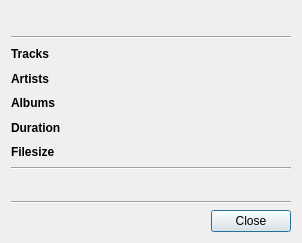
<?xml version="1.0" encoding="UTF-8"?>
<ui version="4.0">
 <class>GUI_LibraryInfoBox</class>
 <widget class="QDialog" name="GUI_LibraryInfoBox">
  <property name="geometry">
   <rect>
    <x>0</x>
    <y>0</y>
    <width>302</width>
    <height>243</height>
   </rect>
  </property>
  <layout class="QGridLayout" name="gridLayout">
   <item row="5" column="2">
    <widget class="QLabel" name="lab_duration_value">
     <property name="sizePolicy">
      <sizepolicy hsizetype="MinimumExpanding" vsizetype="Preferred">
       <horstretch>0</horstretch>
       <verstretch>0</verstretch>
      </sizepolicy>
     </property>
     <property name="text">
      <string notr="true"/>
     </property>
     <property name="alignment">
      <set>Qt::AlignRight|Qt::AlignTrailing|Qt::AlignVCenter</set>
     </property>
    </widget>
   </item>
   <item row="6" column="2">
    <widget class="QLabel" name="lab_filesize">
     <property name="sizePolicy">
      <sizepolicy hsizetype="MinimumExpanding" vsizetype="Preferred">
       <horstretch>0</horstretch>
       <verstretch>0</verstretch>
      </sizepolicy>
     </property>
     <property name="text">
      <string notr="true"/>
     </property>
     <property name="alignment">
      <set>Qt::AlignRight|Qt::AlignTrailing|Qt::AlignVCenter</set>
     </property>
    </widget>
   </item>
   <item row="4" column="1">
    <widget class="QLabel" name="lab_albums">
     <property name="font">
      <font>
       <weight>75</weight>
       <bold>true</bold>
      </font>
     </property>
     <property name="text">
      <string notr="true">Albums</string>
     </property>
    </widget>
   </item>
   <item row="10" column="1" colspan="2">
    <widget class="Line" name="line_2">
     <property name="orientation">
      <enum>Qt::Horizontal</enum>
     </property>
    </widget>
   </item>
   <item row="1" column="1" colspan="2">
    <widget class="Line" name="line">
     <property name="orientation">
      <enum>Qt::Horizontal</enum>
     </property>
    </widget>
   </item>
   <item row="2" column="1">
    <widget class="QLabel" name="lab_tracks">
     <property name="font">
      <font>
       <weight>75</weight>
       <bold>true</bold>
      </font>
     </property>
     <property name="text">
      <string notr="true">Tracks</string>
     </property>
    </widget>
   </item>
   <item row="11" column="1" colspan="2">
    <layout class="QHBoxLayout" name="horizontalLayout">
     <item>
      <spacer name="horizontalSpacer">
       <property name="orientation">
        <enum>Qt::Horizontal</enum>
       </property>
       <property name="sizeHint" stdset="0">
        <size>
         <width>40</width>
         <height>20</height>
        </size>
       </property>
      </spacer>
     </item>
     <item>
      <widget class="QPushButton" name="btn_close">
       <property name="maximumSize">
        <size>
         <width>5465</width>
         <height>16777215</height>
        </size>
       </property>
       <property name="focusPolicy">
        <enum>Qt::ClickFocus</enum>
       </property>
       <property name="layoutDirection">
        <enum>Qt::RightToLeft</enum>
       </property>
       <property name="text">
        <string notr="true">Close</string>
       </property>
      </widget>
     </item>
    </layout>
   </item>
   <item row="5" column="1">
    <widget class="QLabel" name="lab_duration">
     <property name="font">
      <font>
       <weight>75</weight>
       <bold>true</bold>
      </font>
     </property>
     <property name="text">
      <string notr="true">Duration</string>
     </property>
    </widget>
   </item>
   <item row="6" column="1">
    <widget class="QLabel" name="lab_filesize_descr">
     <property name="font">
      <font>
       <weight>75</weight>
       <bold>true</bold>
      </font>
     </property>
     <property name="text">
      <string notr="true">Filesize</string>
     </property>
    </widget>
   </item>
   <item row="3" column="1">
    <widget class="QLabel" name="lab_artists">
     <property name="font">
      <font>
       <weight>75</weight>
       <bold>true</bold>
      </font>
     </property>
     <property name="text">
      <string notr="true">Artists</string>
     </property>
    </widget>
   </item>
   <item row="3" column="2">
    <widget class="QLabel" name="lab_artist_count">
     <property name="sizePolicy">
      <sizepolicy hsizetype="MinimumExpanding" vsizetype="Preferred">
       <horstretch>0</horstretch>
       <verstretch>0</verstretch>
      </sizepolicy>
     </property>
     <property name="text">
      <string notr="true"/>
     </property>
     <property name="alignment">
      <set>Qt::AlignRight|Qt::AlignTrailing|Qt::AlignVCenter</set>
     </property>
    </widget>
   </item>
   <item row="2" column="2">
    <widget class="QLabel" name="lab_track_count">
     <property name="sizePolicy">
      <sizepolicy hsizetype="MinimumExpanding" vsizetype="Preferred">
       <horstretch>0</horstretch>
       <verstretch>0</verstretch>
      </sizepolicy>
     </property>
     <property name="text">
      <string notr="true"/>
     </property>
     <property name="alignment">
      <set>Qt::AlignRight|Qt::AlignTrailing|Qt::AlignVCenter</set>
     </property>
    </widget>
   </item>
   <item row="4" column="2">
    <widget class="QLabel" name="lab_album_count">
     <property name="sizePolicy">
      <sizepolicy hsizetype="MinimumExpanding" vsizetype="Preferred">
       <horstretch>0</horstretch>
       <verstretch>0</verstretch>
      </sizepolicy>
     </property>
     <property name="text">
      <string notr="true"/>
     </property>
     <property name="alignment">
      <set>Qt::AlignRight|Qt::AlignTrailing|Qt::AlignVCenter</set>
     </property>
    </widget>
   </item>
   <item row="9" column="1" colspan="2">
    <widget class="QLabel" name="lab_path">
     <property name="text">
      <string notr="true"/>
     </property>
     <property name="textFormat">
      <enum>Qt::RichText</enum>
     </property>
     <property name="alignment">
      <set>Qt::AlignCenter</set>
     </property>
     <property name="openExternalLinks">
      <bool>true</bool>
     </property>
     <property name="textInteractionFlags">
      <set>Qt::LinksAccessibleByMouse</set>
     </property>
    </widget>
   </item>
   <item row="8" column="1" colspan="2">
    <widget class="Line" name="line_3">
     <property name="orientation">
      <enum>Qt::Horizontal</enum>
     </property>
    </widget>
   </item>
   <item row="0" column="1" colspan="2">
    <layout class="QHBoxLayout" name="horizontalLayout_2">
     <property name="spacing">
      <number>10</number>
     </property>
     <item>
      <widget class="QLabel" name="lab_icon">
       <property name="styleSheet">
        <string notr="true">min-width: 5ex; min-height: 5ex; max-width: 5ex; max-height: 5ex;</string>
       </property>
       <property name="text">
        <string/>
       </property>
       <property name="scaledContents">
        <bool>true</bool>
       </property>
      </widget>
     </item>
     <item>
      <widget class="QLabel" name="lab_name">
       <property name="sizePolicy">
        <sizepolicy hsizetype="MinimumExpanding" vsizetype="Preferred">
         <horstretch>0</horstretch>
         <verstretch>0</verstretch>
        </sizepolicy>
       </property>
       <property name="font">
        <font>
         <weight>75</weight>
         <bold>true</bold>
        </font>
       </property>
       <property name="text">
        <string/>
       </property>
      </widget>
     </item>
    </layout>
   </item>
  </layout>
 </widget>
 <resources/>
 <connections>
  <connection>
   <sender>btn_close</sender>
   <signal>clicked()</signal>
   <receiver>GUI_LibraryInfoBox</receiver>
   <slot>close()</slot>
   <hints>
    <hint type="sourcelabel">
     <x>342</x>
     <y>170</y>
    </hint>
    <hint type="destinationlabel">
     <x>190</x>
     <y>96</y>
    </hint>
   </hints>
  </connection>
 </connections>
</ui>
